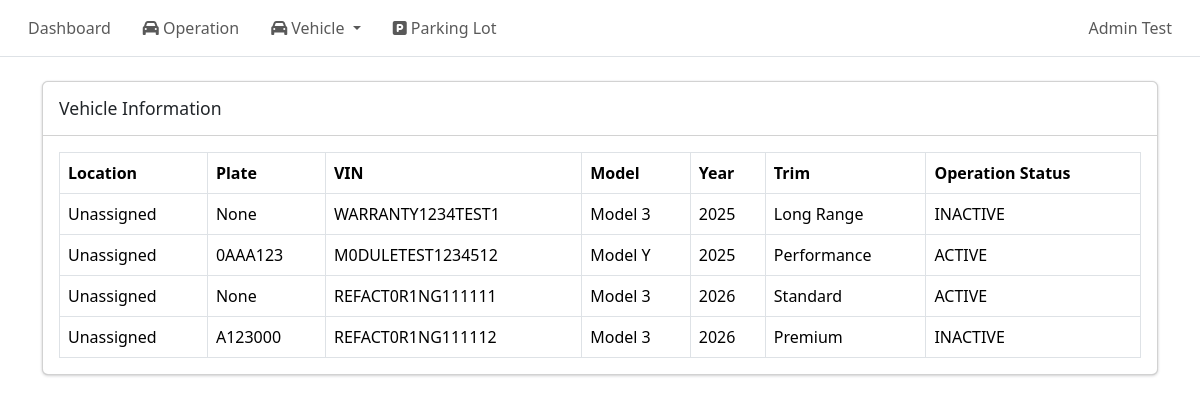
/admin/vehicles/operation/ (signed in), run on an earlier commit of the app's database.
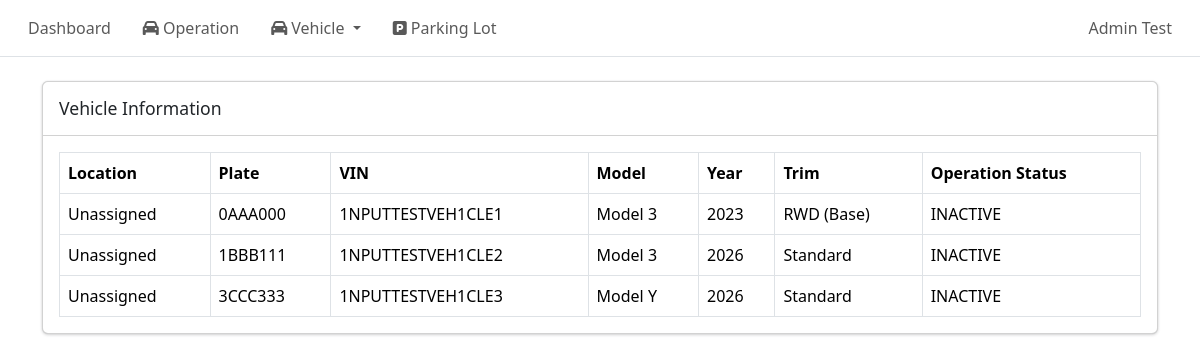
And on a later commit of the database.
### tables this page shows
CREATE TABLE vehicle (
    vehicle_id INTEGER PRIMARY KEY AUTOINCREMENT,
    vin TEXT NOT NULL UNIQUE CHECK(length(vin) = 17),
    make TEXT,
    model TEXT,
    model_year INTEGER,
    trim TEXT,
    exterior TEXT,
    interior TEXT,
    plate_number TEXT,
    mileage INTEGER,
    software TEXT,

    vehicle_status TEXT NOT NULL 
        CHECK(vehicle_status IN ('Active', 'Maintenance', 'Archived')),

    created_at DATETIME DEFAULT CURRENT_TIMESTAMP
);

### routes/admin/vehicle_pages/operation.py (the view)
@vehicle_operation_pages_bp.route("/",methods=["GET"])
def vehicle_list_page():
    if not session.get("admin_logged_in"):
        return redirect(url_for("auth.admin_login"))
    conn = get_conn()
    cur = conn.cursor()
    cur.execute("""
                SELECT
                    v.vehicle_id,
                    v.plate_number,
                    v.vin,
                    v.model,
                    v.model_year,
                    v.trim,

                    pl.parking_lot_id AS operation_location_id,
                    pl.name AS operation_location_name,

                    CASE
                        WHEN EXISTS (
                            SELECT 1
                            FROM vehicle_fleet vf
                            WHERE vf.vehicle_id = v.vehicle_id
                            AND vf.registered_to IS NULL
                        )
                        THEN 'ACTIVE'
                        ELSE 'INACTIVE'
                    END AS operation_status

                FROM vehicle v

                LEFT JOIN vehicle_operation_location vol
                    ON v.vehicle_id = vol.vehicle_id
                    AND vol.active_to IS NULL

                LEFT JOIN parking_lot pl
                    ON vol.parking_lot_id = pl.parking_lot_id

                ORDER BY operation_location_name IS NULL, operation_location_name;
                """)
    vehicles = cur.fetchall()
    return render_template("vehicle_info_operation.html", vehicles=vehicles)

### db.py (called while the page is built)
def make_dict(cursor, row):
    return {col[0]: row[idx] for idx, col in enumerate(cursor.description)}

def get_conn():
    if "db" not in g:
        conn = sqlite3.connect(DB_PATH, check_same_thread=False)
        conn.row_factory = make_dict
        conn.execute("PRAGMA foreign_keys = ON;")
        g.db = conn
    return g.db

def close_conn(e=None):
    db = g.pop("db", None)
    if db is not None:
        db.close()

### templates/vehicle_info_operation.html (shortened to what this page needs)
{% extends "base.html" %}
{% block content %}
<div class="card">
    <div class="card-header">
        <h3 class="card-title">Vehicle Information</h3>
    </div>
    <div class="card-body">
        <table id = "vehicleTable" class="table table-bordered table-hover">
            <thead>
                <tr>
                    <th>Location</th>
                    <th>Plate</th>
                    <th>VIN</th>
                    <th>Model</th>
                    <th>Year</th>
                    <th>Trim</th>
                    <th>Operation Status</th>
                </tr>
            </thead>
            <tbody>
                {% for v in vehicles %}
                <tr data-id="{{ v.vehicle_id }}" data-vin="{{ v.vin }}" data-plate="{{ v.plate_number }}"
                    data-location-name="{{ v.operation_location_name or 'Unassigned' }}" data-location-id="{{ v.operation_location_id or '' }}" style="cursor:pointer;">
                    <td class="col-location">{{ v.operation_location_name or 'Unassigned' }}</td>
                    <td>{{ v.plate_number }}</td>
                    <td>{{ v.vin }}</td>
                    <td>{{ v.model }}</td>
                    <td>{{ v.model_year }}</td>
                    <td>{{ v.trim }}</td>
                    <td>{{ v.operation_status }}</td>
                </tr>
                {% endfor %}
            </tbody>
        </table>
    </div>
</div>
{% endblock %}

What changed in the data, as far as the page shows it:
removed vehicle: operation_location_name "Unassigned", plate_number "None", vin "WARRANTY1234TEST1", model "Model 3", model_year "2025", trim "Long Range", operation_status "INACTIVE"
removed vehicle: operation_location_name "Unassigned", plate_number "0AAA123", vin "M0DULETEST1234512", model "Model Y", model_year "2025", trim "Performance", operation_status "ACTIVE"
removed vehicle: operation_location_name "Unassigned", plate_number "None", vin "REFACT0R1NG111111", model "Model 3", model_year "2026", trim "Standard", operation_status "ACTIVE"
removed vehicle: operation_location_name "Unassigned", plate_number "A123000", vin "REFACT0R1NG111112", model "Model 3", model_year "2026", trim "Premium", operation_status "INACTIVE"
added vehicle: operation_location_name "Unassigned", plate_number "0AAA000", vin "1NPUTTESTVEH1CLE1", model "Model 3", model_year "2023", trim "RWD (Base)", operation_status "INACTIVE"
added vehicle: operation_location_name "Unassigned", plate_number "1BBB111", vin "1NPUTTESTVEH1CLE2", model "Model 3", model_year "2026", trim "Standard", operation_status "INACTIVE"
added vehicle: operation_location_name "Unassigned", plate_number "3CCC333", vin "1NPUTTESTVEH1CLE3", model "Model Y", model_year "2026", trim "Standard", operation_status "INACTIVE"
